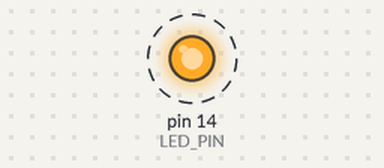
Recording of a sketch running on a simulated Arduino Uno, built with avr-gcc and run on an emulated ATmega328P. Shown: output pins drawn as LEDs (lit = HIGH). Dashed ring = blinking.

Above: at 0.5 s.
Timing chart, 0 to 4.6 s (numbered marks = the images above):
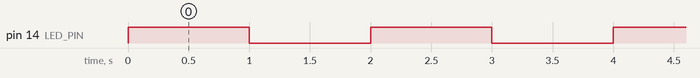

Measured:
- by itself, pin 14 (LED_PIN): alternates HIGH for 1.0 s and LOW for 1.0 s

The sketch:

blink_led.ino
```cpp
// #define LED_PIN 14 // WeMos-D1R2
#define LED_PIN 14

void setup() {
  Serial.begin(115200);
  pinMode(LED_PIN, OUTPUT);
}

void loop() {
  digitalWrite(LED_PIN, HIGH);
  delay(1000);
  digitalWrite(LED_PIN, LOW);
  delay(1000);
}
```
